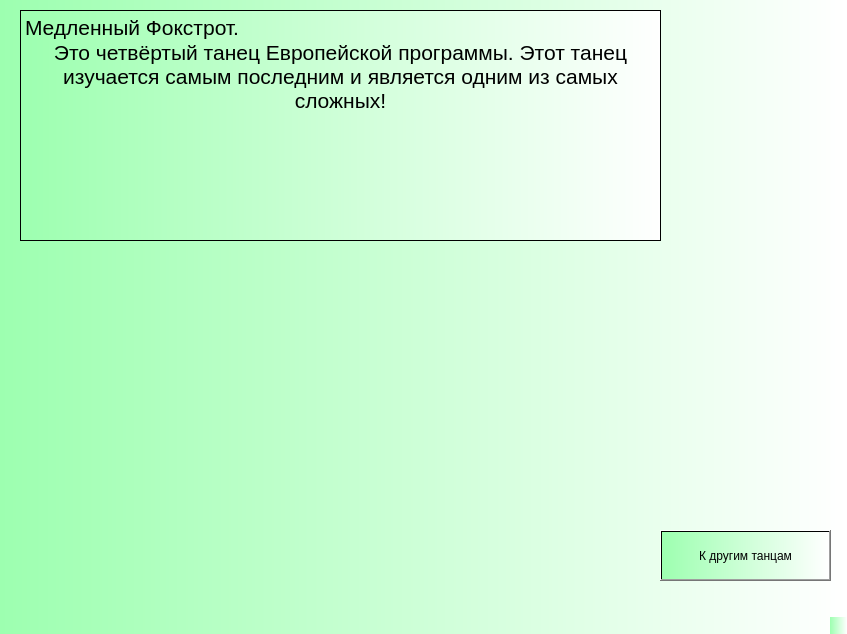
<?xml version="1.0" encoding="UTF-8"?>
<ui version="4.0">
 <class>MainWindow</class>
 <widget class="QMainWindow" name="MainWindow">
  <property name="geometry">
   <rect>
    <x>0</x>
    <y>0</y>
    <width>847</width>
    <height>634</height>
   </rect>
  </property>
  <property name="windowTitle">
   <string>MainWindow</string>
  </property>
  <property name="styleSheet">
   <string notr="true">background-color: qlineargradient(spread:pad, x1:0, y1:0, x2:1, y2:0, stop:0 rgba(157, 255, 176, 255), stop:1 rgba(255, 255, 255, 255));</string>
  </property>
  <widget class="QWidget" name="centralwidget">
   <widget class="QTextBrowser" name="textBrowser">
    <property name="geometry">
     <rect>
      <x>20</x>
      <y>10</y>
      <width>641</width>
      <height>231</height>
     </rect>
    </property>
    <property name="html">
     <string>&lt;!DOCTYPE HTML PUBLIC &quot;-//W3C//DTD HTML 4.0//EN&quot; &quot;http://www.w3.org/TR/REC-html40/strict.dtd&quot;&gt;
&lt;html&gt;&lt;head&gt;&lt;meta name=&quot;qrichtext&quot; content=&quot;1&quot; /&gt;&lt;style type=&quot;text/css&quot;&gt;
p, li { white-space: pre-wrap; }
&lt;/style&gt;&lt;/head&gt;&lt;body style=&quot; font-family:'MS Shell Dlg 2'; font-size:8pt; font-weight:400; font-style:normal;&quot;&gt;
&lt;p style=&quot; margin-top:0px; margin-bottom:0px; margin-left:0px; margin-right:0px; -qt-block-indent:0; text-indent:0px;&quot;&gt;&lt;span style=&quot; font-size:16pt;&quot;&gt;Медленный Фокстрот.&lt;/span&gt;&lt;/p&gt;
&lt;p align=&quot;center&quot; style=&quot; margin-top:0px; margin-bottom:0px; margin-left:0px; margin-right:0px; -qt-block-indent:0; text-indent:0px;&quot;&gt;&lt;span style=&quot; font-size:16pt;&quot;&gt;Это четвёртый танец Европейской программы. Этот танец изучается самым последним и является одним из самых сложных!&lt;/span&gt;&lt;/p&gt;&lt;/body&gt;&lt;/html&gt;</string>
    </property>
   </widget>
   <widget class="QPushButton" name="nazad_4">
    <property name="geometry">
     <rect>
      <x>660</x>
      <y>530</y>
      <width>171</width>
      <height>51</height>
     </rect>
    </property>
    <property name="text">
     <string>К другим танцам</string>
    </property>
   </widget>
  </widget>
  <widget class="QMenuBar" name="menubar">
   <property name="geometry">
    <rect>
     <x>0</x>
     <y>0</y>
     <width>847</width>
     <height>18</height>
    </rect>
   </property>
  </widget>
  <widget class="QStatusBar" name="statusbar"/>
 </widget>
 <resources/>
 <connections/>
</ui>
